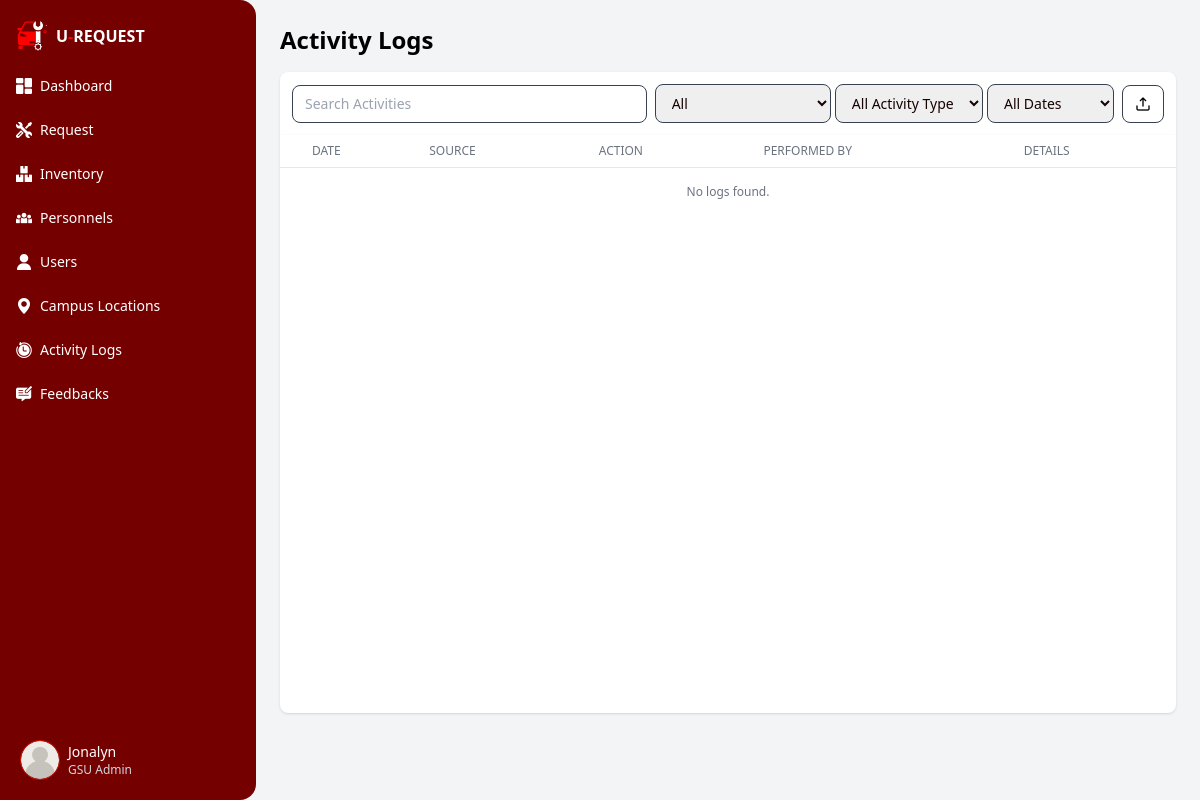
Page /app/modules/gsu_admin/views/logs.php?table=Campus Location (signed in) on the earlier database version.
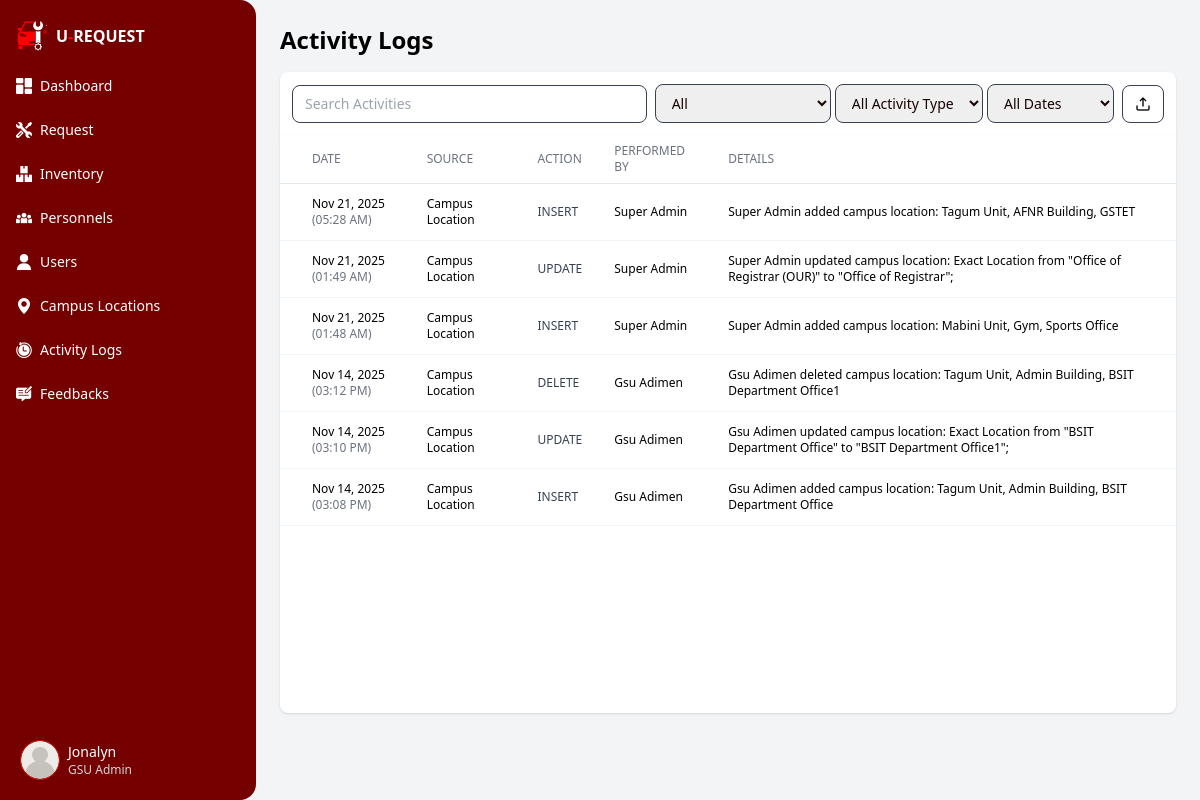
Same page on the later database version.
### tables this page shows
CREATE TABLE `activity_logs` (
  `logs_id` int(10) unsigned NOT NULL AUTO_INCREMENT,
  `source` varchar(150) NOT NULL,
  `name` varchar(150) NOT NULL,
  `action` enum('INSERT','UPDATE','DELETE') NOT NULL,
  `description` text DEFAULT NULL,
  `changed_at` timestamp NOT NULL DEFAULT current_timestamp(),
  PRIMARY KEY (`logs_id`)
);

### app/core/BaseModel.php (called while the page is built, shortened)
<?php
class BaseModel {
    protected $host = 'localhost';
    protected $user = 'root';
    protected $pass = '';
    protected $name = 'u_request';
    private function connect() {
        $this->db = @new mysqli($this->host, $this->user, $this->pass, $this->name);
    }
}

### app/models/ActivityLogsModel.php (called while the page is built, shortened)
<?php
require_once __DIR__ . '/../core/BaseModel.php';
class ActivityLogsModel extends BaseModel {
   public function getLogs($sourceFilter = 'all', $actionFilter = 'all', $dateFilter = 'all', $limit = 100)
{
    $role = 'gsu';
    $accessLevelId = 0;
    if (isset($_SESSION['staff_id'])) {
        $staffId = $_SESSION['staff_id'];
        $stmt = $this->db->prepare("
            SELECT a.accessLevel_id, LOWER(aal.accessLevel_desc) AS role
            FROM administrator AS a
            JOIN admin_access_level AS aal ON a.accessLevel_id = aal.accessLevel_id
            WHERE a.staff_id = ?
        ");
        $stmt->bind_param("s", $staffId);
        $stmt->execute();
        $result = $stmt->get_result();
    }
    switch ($accessLevelId) {
        default: $role = 'gsu';
    }
    $accessRules = [
        'super' => [
            'gsu personnel', 'materials', 'request', 'request status',
            'assigned personnel', 'administrator', 'campus location',
            'driver', 'vehicle', 'vehicle request', 'vehicle request assignment', 'requester'
        ],
        'gsu' => [
            'gsu personnel', 'materials', 'request', 'request status',
            'assigned personnel', 'campus location'
        ],
        'motorpool' => [
            'driver', 'vehicle', 'vehicle request', 'vehicle request assignment'
        ]
    ];
    $allowedSources = $accessRules[$role] ?? [];
    $query = "
        SELECT
            changed_at AS timestamp,
            source,
            action AS action_type,
            name AS affected_item,
            description AS details
        FROM activity_logs
    ";
    $conditions = [];
    if (!empty($allowedSources)) {
        $escaped = array_map([$this->db, 'real_escape_string'], $allowedSources);
        $conditions[] = "source IN ('" . implode("','", $escaped) . "')";
    }
    if ($sourceFilter !== 'all') {
        $conditions[] = "source = '" . $this->db->real_escape_string($sourceFilter) . "'";
    }
    $dateCondition = $this->buildDateCondition($dateFilter, 'changed_at');
    if (!empty($conditions)) {
        $query .= " WHERE " . implode(" AND ", $conditions);
    }
    $query .= " ORDER BY timestamp DESC LIMIT $limit";
    $result = $this->db->query($query);
    return $result ? $result->fetch_all(MYSQLI_ASSOC) : [];
}
    private function buildDateCondition($dateFilter, $column = 'changed_at') {
        switch ($dateFilter) {
            default: return "";
        }
    }
}

### app/controllers/ActivityLogsController.php (the view, shortened to what this page needs)
<?php
require_once __DIR__ . '/../models/ActivityLogsModel.php';
class ActivityLogsController {
    private $model;
    public function __construct() {
        $this->model = new ActivityLogsModel();
    }
    public function renderLogs($tableFilter = 'all', $actionFilter = 'all', $dateFilter = 'all') {
        $logs = $this->model->getLogs($tableFilter, $actionFilter, $dateFilter, 100);
        if (empty($logs)) {
            return "<tr><td colspan='5' class='text-center text-gray-500 py-4'>No logs found.</td></tr>";
        }
        $html = "";
        foreach ($logs as $row) {
            $actionClass = "text-gray-700";
            $logData = htmlspecialchars(json_encode($row), ENT_QUOTES, 'UTF-8');
            $html .= '
            <tr
                data-log="' . $logData . '"
                @click="selected = JSON.parse($el.dataset.log); showDetails = true"
                class="hover:bg-gray-100 cursor-pointer text-left border-b border-gray-100 transition-colors duration-150 ease-in-out"
            >
                <td class="pl-8 py-3">
                ' . date('M d, Y', strtotime($row['timestamp'])) . '
                <span class="text-xs text-gray-500">(' . date('h:i A', strtotime($row['timestamp'])) . ')</span>
                </td>
                <td class="px-4 py-3">' . htmlspecialchars($row['source']) . '</td>
                <td class="px-4 py-3 ' . $actionClass . '">' . htmlspecialchars($row['action_type']) . '</td>
                <td class="px-4 py-3">' . htmlspecialchars($row['affected_item']) . '</td>
                <td class="px-4 py-3">' . htmlspecialchars($row['details']) . '</td>
            </tr>';
        }
        return $html;
    }
}

Differences in the rows shown:
added activity_logs: changed_at "Nov 21, 2025", changed_at "05:28 AM", source "Campus Location", action "INSERT", name "Super Admin", description "Super Admin added campus location: Tagum Unit, AFNR Building, GSTET"
added activity_logs: changed_at "Nov 21, 2025", changed_at "01:49 AM", source "Campus Location", action "UPDATE", name "Super Admin", description "Super Admin updated campus location: Exact Location from \"Office of Registrar (OUR)\" to \"Office of Registrar\";"
added activity_logs: changed_at "Nov 21, 2025", changed_at "01:48 AM", source "Campus Location", action "INSERT", name "Super Admin", description "Super Admin added campus location: Mabini Unit, Gym, Sports Office"
added activity_logs: changed_at "Nov 14, 2025", changed_at "03:12 PM", source "Campus Location", action "DELETE", name "Gsu Adimen", description "Gsu Adimen deleted campus location: Tagum Unit, Admin Building, BSIT Department Office1"
added activity_logs: changed_at "Nov 14, 2025", changed_at "03:10 PM", source "Campus Location", action "UPDATE", name "Gsu Adimen", description "Gsu Adimen updated campus location: Exact Location from \"BSIT Department Office\" to \"BSIT Department Office1\";"
added activity_logs: changed_at "Nov 14, 2025", changed_at "03:08 PM", source "Campus Location", action "INSERT", name "Gsu Adimen", description "Gsu Adimen added campus location: Tagum Unit, Admin Building, BSIT Department Office"
Other differences:
text no longer shown: "No logs found."
